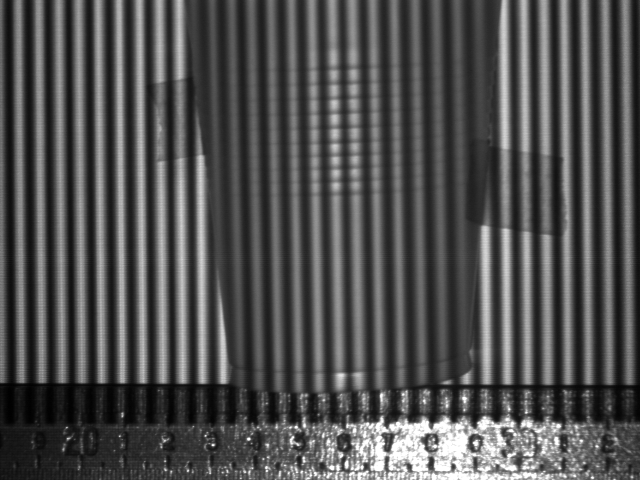
%> input picture Fourier Transform Method/vaso.bmp, 640 x 480 px
$ octave vamo3.m   (GNU Octave 9; MATLAB toolbox functions it lacks are replaced by stand-ins)
%> lines starting %> are read from the running program, lines starting %| are printed output that depends on the picture
close all;
clear all;
clc

imagO=imread('vaso.bmp');
%> imagO is the input picture: size 480x640 uint8; min 0, max 255, mean 81.3
imagO= imagO(1:383,1:640,1);
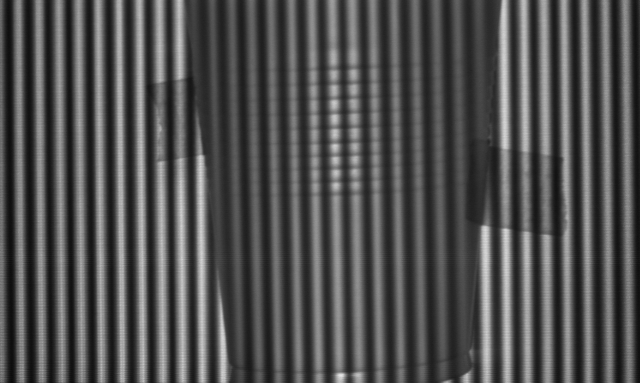
%> imagO: size 383x640 uint8; min 9, max 230, mean 81.2
imagfil = imagO(:,:,1);

fft2D= fftshift(fft2(double(imagfil),100,100));

grisfft2D=fftshift(fft2(mat2gray(imagO)));

grafft= (abs((((fft2D)))));

figure;mesh(((grafft)));colormap(jet),colorbar
%> after `colorbar`:
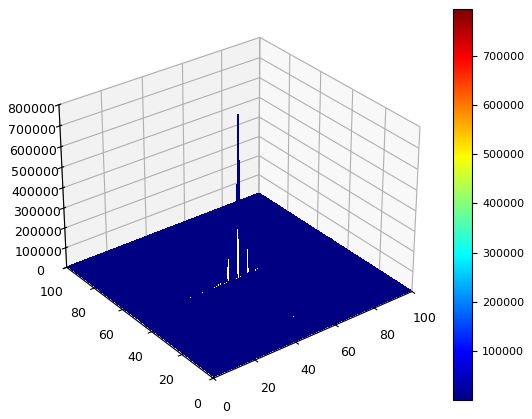
%> figure redrawn from the program's plot data
figure;imshow(grisfft2D)
%> after `imshow(grisfft2D)`:
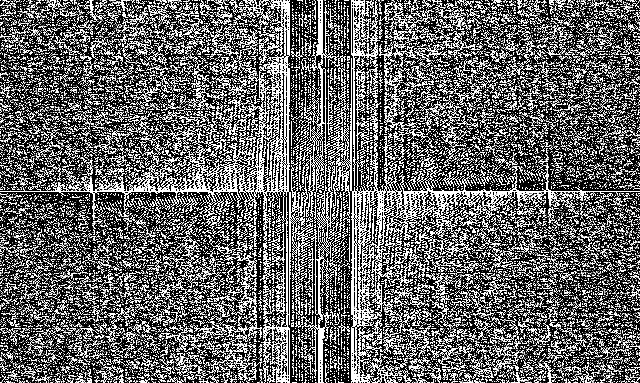
%> displayed picture: size 383x640, on the screen's scale of 0 to 255; min 0, max 255, mean 102.4

$ run again, with Fourier Transform Method/30.bmp copied over Fourier Transform Method/vaso.bmp
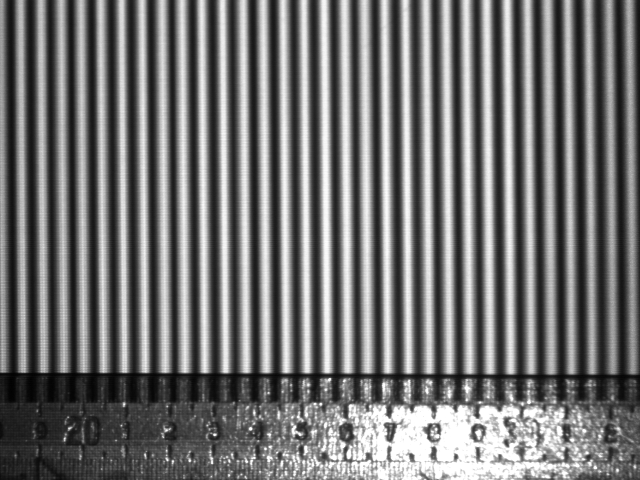
%> input picture Fourier Transform Method/30.bmp, 640 x 480 px
%> imagO is the input picture: size 480x640 uint8; min 1, max 255, mean 116.2
%> imagO: size 383x640 uint8
%> `colorbar`:
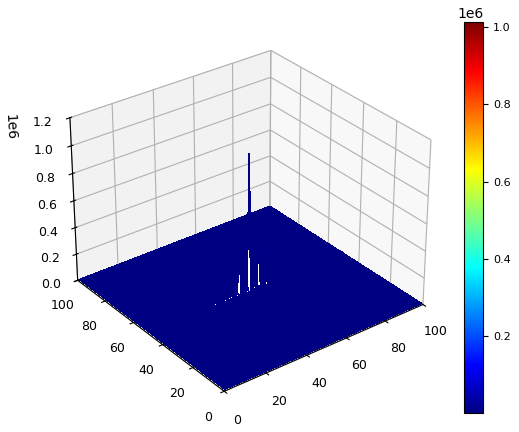
%> figure redrawn from the program's plot data
%> `imshow(grisfft2D)`:
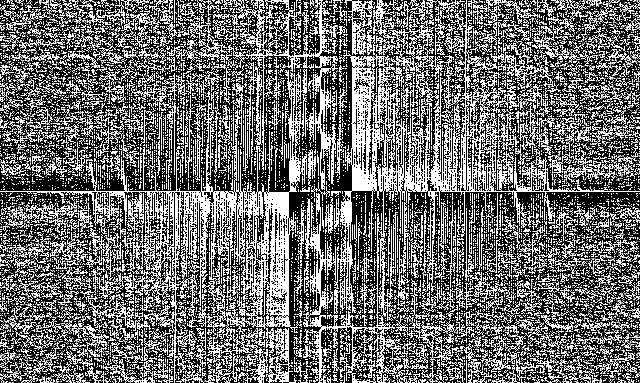
%> displayed picture: size 383x640, on the screen's scale of 0 to 255; min 0, max 255, mean 110.7
